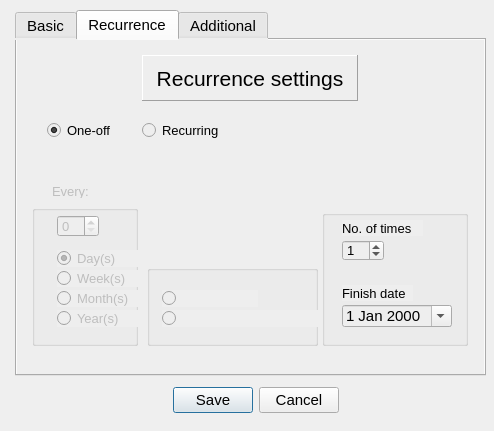
<?xml version="1.0" encoding="UTF-8"?>
<ui version="4.0">
 <class>Dialog</class>
 <widget class="QDialog" name="Dialog">
  <property name="geometry">
   <rect>
    <x>0</x>
    <y>0</y>
    <width>494</width>
    <height>431</height>
   </rect>
  </property>
  <property name="windowTitle">
   <string>Dialog</string>
  </property>
  <widget class="QDialogButtonBox" name="buttonBox">
   <property name="geometry">
    <rect>
     <x>155</x>
     <y>385</y>
     <width>201</width>
     <height>31</height>
    </rect>
   </property>
   <property name="font">
    <font>
     <pointsize>11</pointsize>
    </font>
   </property>
   <property name="orientation">
    <enum>Qt::Horizontal</enum>
   </property>
   <property name="standardButtons">
    <set>QDialogButtonBox::Cancel|QDialogButtonBox::Save</set>
   </property>
   <property name="centerButtons">
    <bool>true</bool>
   </property>
  </widget>
  <widget class="QTabWidget" name="tabWEditEvent">
   <property name="geometry">
    <rect>
     <x>15</x>
     <y>10</y>
     <width>471</width>
     <height>366</height>
    </rect>
   </property>
   <property name="font">
    <font>
     <pointsize>11</pointsize>
    </font>
   </property>
   <property name="autoFillBackground">
    <bool>false</bool>
   </property>
   <property name="styleSheet">
    <string notr="true">background-color:rgb(238, 238, 238)</string>
   </property>
   <property name="currentIndex">
    <number>1</number>
   </property>
   <widget class="QWidget" name="tabBasic">
    <attribute name="title">
     <string>Basic</string>
    </attribute>
    <widget class="QLabel" name="labelNoDays">
     <property name="enabled">
      <bool>false</bool>
     </property>
     <property name="geometry">
      <rect>
       <x>300</x>
       <y>270</y>
       <width>96</width>
       <height>16</height>
      </rect>
     </property>
     <property name="font">
      <font>
       <pointsize>11</pointsize>
      </font>
     </property>
     <property name="text">
      <string>No. of days</string>
     </property>
     <property name="alignment">
      <set>Qt::AlignBottom|Qt::AlignLeading|Qt::AlignLeft</set>
     </property>
    </widget>
    <widget class="QCheckBox" name="checkBoxReminder">
     <property name="geometry">
      <rect>
       <x>109</x>
       <y>265</y>
       <width>86</width>
       <height>26</height>
      </rect>
     </property>
     <property name="font">
      <font>
       <pointsize>11</pointsize>
      </font>
     </property>
     <property name="text">
      <string>Reminder</string>
     </property>
     <property name="tristate">
      <bool>false</bool>
     </property>
    </widget>
    <widget class="QSpinBox" name="spinBoxNoDays">
     <property name="enabled">
      <bool>false</bool>
     </property>
     <property name="geometry">
      <rect>
       <x>210</x>
       <y>265</y>
       <width>81</width>
       <height>22</height>
      </rect>
     </property>
     <property name="font">
      <font>
       <pointsize>12</pointsize>
      </font>
     </property>
     <property name="suffix">
      <string> days</string>
     </property>
     <property name="maximum">
      <number>365</number>
     </property>
    </widget>
    <widget class="QDateEdit" name="dateEditStart">
     <property name="geometry">
      <rect>
       <x>15</x>
       <y>190</y>
       <width>110</width>
       <height>22</height>
      </rect>
     </property>
     <property name="font">
      <font>
       <pointsize>12</pointsize>
      </font>
     </property>
     <property name="calendarPopup">
      <bool>true</bool>
     </property>
    </widget>
    <widget class="QLabel" name="labelCategory">
     <property name="geometry">
      <rect>
       <x>205</x>
       <y>165</y>
       <width>71</width>
       <height>16</height>
      </rect>
     </property>
     <property name="font">
      <font>
       <pointsize>11</pointsize>
      </font>
     </property>
     <property name="text">
      <string>Category</string>
     </property>
    </widget>
    <widget class="QComboBox" name="comboBoxCategory">
     <property name="geometry">
      <rect>
       <x>205</x>
       <y>185</y>
       <width>246</width>
       <height>26</height>
      </rect>
     </property>
     <property name="font">
      <font>
       <pointsize>12</pointsize>
      </font>
     </property>
     <property name="editable">
      <bool>false</bool>
     </property>
     <property name="currentText">
      <string/>
     </property>
    </widget>
    <widget class="QLabel" name="labelStartDate">
     <property name="geometry">
      <rect>
       <x>15</x>
       <y>170</y>
       <width>47</width>
       <height>13</height>
      </rect>
     </property>
     <property name="font">
      <font>
       <pointsize>11</pointsize>
      </font>
     </property>
     <property name="text">
      <string>Date</string>
     </property>
    </widget>
    <widget class="QLabel" name="labelTitle">
     <property name="geometry">
      <rect>
       <x>205</x>
       <y>75</y>
       <width>71</width>
       <height>16</height>
      </rect>
     </property>
     <property name="font">
      <font>
       <pointsize>11</pointsize>
      </font>
     </property>
     <property name="text">
      <string>Event title</string>
     </property>
    </widget>
    <widget class="QLineEdit" name="lineEditTitle">
     <property name="geometry">
      <rect>
       <x>10</x>
       <y>95</y>
       <width>446</width>
       <height>36</height>
      </rect>
     </property>
     <property name="font">
      <font>
       <family>Times New Roman</family>
       <pointsize>16</pointsize>
      </font>
     </property>
     <property name="inputMethodHints">
      <set>Qt::ImhHiddenText</set>
     </property>
     <property name="text">
      <string/>
     </property>
     <property name="alignment">
      <set>Qt::AlignCenter</set>
     </property>
     <property name="placeholderText">
      <string>Title</string>
     </property>
    </widget>
    <widget class="QLabel" name="labelBasic">
     <property name="geometry">
      <rect>
       <x>110</x>
       <y>15</y>
       <width>251</width>
       <height>46</height>
      </rect>
     </property>
     <property name="font">
      <font>
       <pointsize>16</pointsize>
      </font>
     </property>
     <property name="frameShape">
      <enum>QFrame::Panel</enum>
     </property>
     <property name="frameShadow">
      <enum>QFrame::Raised</enum>
     </property>
     <property name="text">
      <string>Event settings</string>
     </property>
     <property name="scaledContents">
      <bool>false</bool>
     </property>
     <property name="alignment">
      <set>Qt::AlignCenter</set>
     </property>
    </widget>
   </widget>
   <widget class="QWidget" name="tabRecurrence">
    <attribute name="title">
     <string>Recurrence</string>
    </attribute>
    <widget class="QLabel" name="labelRecurrence">
     <property name="geometry">
      <rect>
       <x>125</x>
       <y>15</y>
       <width>216</width>
       <height>46</height>
      </rect>
     </property>
     <property name="font">
      <font>
       <pointsize>16</pointsize>
      </font>
     </property>
     <property name="frameShape">
      <enum>QFrame::Panel</enum>
     </property>
     <property name="frameShadow">
      <enum>QFrame::Raised</enum>
     </property>
     <property name="text">
      <string>Recurrence settings</string>
     </property>
     <property name="scaledContents">
      <bool>false</bool>
     </property>
     <property name="alignment">
      <set>Qt::AlignCenter</set>
     </property>
    </widget>
    <widget class="QRadioButton" name="radioButtonOneOff">
     <property name="geometry">
      <rect>
       <x>30</x>
       <y>80</y>
       <width>82</width>
       <height>21</height>
      </rect>
     </property>
     <property name="font">
      <font>
       <pointsize>10</pointsize>
      </font>
     </property>
     <property name="text">
      <string>One-off</string>
     </property>
     <property name="checked">
      <bool>true</bool>
     </property>
    </widget>
    <widget class="QRadioButton" name="radioButtonRecurring">
     <property name="geometry">
      <rect>
       <x>125</x>
       <y>80</y>
       <width>82</width>
       <height>21</height>
      </rect>
     </property>
     <property name="font">
      <font>
       <pointsize>10</pointsize>
      </font>
     </property>
     <property name="text">
      <string>Recurring</string>
     </property>
    </widget>
    <widget class="QGroupBox" name="groupBoxDayOfMonth">
     <property name="enabled">
      <bool>false</bool>
     </property>
     <property name="geometry">
      <rect>
       <x>130</x>
       <y>225</y>
       <width>171</width>
       <height>81</height>
      </rect>
     </property>
     <property name="font">
      <font>
       <pointsize>11</pointsize>
      </font>
     </property>
     <property name="layoutDirection">
      <enum>Qt::LeftToRight</enum>
     </property>
     <property name="autoFillBackground">
      <bool>false</bool>
     </property>
     <property name="title">
      <string/>
     </property>
     <property name="flat">
      <bool>false</bool>
     </property>
     <property name="checkable">
      <bool>false</bool>
     </property>
     <widget class="QRadioButton" name="radioButtonDayOfMonth2">
      <property name="geometry">
       <rect>
        <x>15</x>
        <y>45</y>
        <width>156</width>
        <height>17</height>
       </rect>
      </property>
      <property name="font">
       <font>
        <pointsize>10</pointsize>
       </font>
      </property>
      <property name="text">
       <string/>
      </property>
     </widget>
     <widget class="QRadioButton" name="radioButtonDayOfMonth1">
      <property name="geometry">
       <rect>
        <x>15</x>
        <y>25</y>
        <width>96</width>
        <height>17</height>
       </rect>
      </property>
      <property name="font">
       <font>
        <pointsize>10</pointsize>
       </font>
      </property>
      <property name="text">
       <string/>
      </property>
     </widget>
    </widget>
    <widget class="QGroupBox" name="groupBoxEvery">
     <property name="enabled">
      <bool>false</bool>
     </property>
     <property name="geometry">
      <rect>
       <x>15</x>
       <y>165</y>
       <width>106</width>
       <height>141</height>
      </rect>
     </property>
     <property name="font">
      <font>
       <pointsize>10</pointsize>
      </font>
     </property>
     <property name="title">
      <string/>
     </property>
     <property name="alignment">
      <set>Qt::AlignBottom|Qt::AlignHCenter</set>
     </property>
     <widget class="QRadioButton" name="radioButtonYears">
      <property name="geometry">
       <rect>
        <x>25</x>
        <y>105</y>
        <width>82</width>
        <height>17</height>
       </rect>
      </property>
      <property name="font">
       <font>
        <pointsize>10</pointsize>
       </font>
      </property>
      <property name="text">
       <string>Year(s)</string>
      </property>
     </widget>
     <widget class="QRadioButton" name="radioButtonWeeks">
      <property name="enabled">
       <bool>false</bool>
      </property>
      <property name="geometry">
       <rect>
        <x>25</x>
        <y>65</y>
        <width>82</width>
        <height>17</height>
       </rect>
      </property>
      <property name="font">
       <font>
        <pointsize>10</pointsize>
       </font>
      </property>
      <property name="text">
       <string>Week(s)</string>
      </property>
     </widget>
     <widget class="QRadioButton" name="radioButtonDays">
      <property name="enabled">
       <bool>false</bool>
      </property>
      <property name="geometry">
       <rect>
        <x>25</x>
        <y>45</y>
        <width>82</width>
        <height>17</height>
       </rect>
      </property>
      <property name="font">
       <font>
        <pointsize>10</pointsize>
       </font>
      </property>
      <property name="text">
       <string>Day(s)</string>
      </property>
      <property name="checked">
       <bool>true</bool>
      </property>
     </widget>
     <widget class="QRadioButton" name="radioButtonMonths">
      <property name="geometry">
       <rect>
        <x>25</x>
        <y>85</y>
        <width>82</width>
        <height>17</height>
       </rect>
      </property>
      <property name="font">
       <font>
        <pointsize>10</pointsize>
       </font>
      </property>
      <property name="text">
       <string>Month(s)</string>
      </property>
     </widget>
     <widget class="QSpinBox" name="spinBoxPeriod">
      <property name="geometry">
       <rect>
        <x>25</x>
        <y>10</y>
        <width>42</width>
        <height>22</height>
       </rect>
      </property>
      <property name="font">
       <font>
        <pointsize>10</pointsize>
       </font>
      </property>
      <property name="minimum">
       <number>0</number>
      </property>
      <property name="maximum">
       <number>999</number>
      </property>
      <property name="value">
       <number>0</number>
      </property>
      <property name="displayIntegerBase">
       <number>10</number>
      </property>
     </widget>
    </widget>
    <widget class="QLabel" name="labelEvery">
     <property name="enabled">
      <bool>false</bool>
     </property>
     <property name="geometry">
      <rect>
       <x>35</x>
       <y>145</y>
       <width>47</width>
       <height>13</height>
      </rect>
     </property>
     <property name="font">
      <font>
       <pointsize>10</pointsize>
      </font>
     </property>
     <property name="text">
      <string>Every:</string>
     </property>
    </widget>
    <widget class="QGroupBox" name="groupBoxTimes">
     <property name="enabled">
      <bool>true</bool>
     </property>
     <property name="geometry">
      <rect>
       <x>305</x>
       <y>170</y>
       <width>146</width>
       <height>136</height>
      </rect>
     </property>
     <property name="title">
      <string/>
     </property>
     <property name="alignment">
      <set>Qt::AlignBottom|Qt::AlignLeading|Qt::AlignLeft</set>
     </property>
     <widget class="QDateEdit" name="dateEditFinishDate">
      <property name="enabled">
       <bool>true</bool>
      </property>
      <property name="geometry">
       <rect>
        <x>20</x>
        <y>95</y>
        <width>110</width>
        <height>22</height>
       </rect>
      </property>
      <property name="font">
       <font>
        <pointsize>11</pointsize>
       </font>
      </property>
      <property name="calendarPopup">
       <bool>true</bool>
      </property>
     </widget>
     <widget class="QSpinBox" name="spinBoxNoOfTimes">
      <property name="enabled">
       <bool>true</bool>
      </property>
      <property name="geometry">
       <rect>
        <x>20</x>
        <y>30</y>
        <width>42</width>
        <height>21</height>
       </rect>
      </property>
      <property name="font">
       <font>
        <pointsize>10</pointsize>
       </font>
      </property>
      <property name="minimum">
       <number>0</number>
      </property>
      <property name="maximum">
       <number>999</number>
      </property>
      <property name="value">
       <number>1</number>
      </property>
     </widget>
     <widget class="QLabel" name="labelFinishDate">
      <property name="enabled">
       <bool>true</bool>
      </property>
      <property name="geometry">
       <rect>
        <x>20</x>
        <y>75</y>
        <width>71</width>
        <height>16</height>
       </rect>
      </property>
      <property name="font">
       <font>
        <pointsize>10</pointsize>
       </font>
      </property>
      <property name="text">
       <string>Finish date</string>
      </property>
     </widget>
     <widget class="QLabel" name="labelNoOfTimes">
      <property name="enabled">
       <bool>true</bool>
      </property>
      <property name="geometry">
       <rect>
        <x>20</x>
        <y>10</y>
        <width>81</width>
        <height>16</height>
       </rect>
      </property>
      <property name="font">
       <font>
        <pointsize>10</pointsize>
       </font>
      </property>
      <property name="text">
       <string>No. of times</string>
      </property>
     </widget>
    </widget>
   </widget>
   <widget class="QWidget" name="tabAdditional">
    <attribute name="title">
     <string>Additional</string>
    </attribute>
    <widget class="QLabel" name="label_6">
     <property name="geometry">
      <rect>
       <x>135</x>
       <y>15</y>
       <width>196</width>
       <height>46</height>
      </rect>
     </property>
     <property name="font">
      <font>
       <pointsize>16</pointsize>
      </font>
     </property>
     <property name="frameShape">
      <enum>QFrame::Panel</enum>
     </property>
     <property name="frameShadow">
      <enum>QFrame::Raised</enum>
     </property>
     <property name="text">
      <string>Additional settings</string>
     </property>
     <property name="scaledContents">
      <bool>false</bool>
     </property>
     <property name="alignment">
      <set>Qt::AlignCenter</set>
     </property>
    </widget>
    <widget class="QTextEdit" name="textEditNotes">
     <property name="geometry">
      <rect>
       <x>35</x>
       <y>95</y>
       <width>371</width>
       <height>91</height>
      </rect>
     </property>
     <property name="font">
      <font>
       <pointsize>10</pointsize>
      </font>
     </property>
     <property name="frameShape">
      <enum>QFrame::Panel</enum>
     </property>
     <property name="frameShadow">
      <enum>QFrame::Sunken</enum>
     </property>
     <property name="lineWidth">
      <number>1</number>
     </property>
     <property name="midLineWidth">
      <number>5</number>
     </property>
     <property name="acceptRichText">
      <bool>false</bool>
     </property>
    </widget>
    <widget class="QLabel" name="label">
     <property name="geometry">
      <rect>
       <x>35</x>
       <y>75</y>
       <width>47</width>
       <height>13</height>
      </rect>
     </property>
     <property name="font">
      <font>
       <pointsize>12</pointsize>
      </font>
     </property>
     <property name="text">
      <string>Notes</string>
     </property>
    </widget>
    <widget class="QDateEdit" name="dateEditDob">
     <property name="enabled">
      <bool>false</bool>
     </property>
     <property name="geometry">
      <rect>
       <x>35</x>
       <y>245</y>
       <width>110</width>
       <height>26</height>
      </rect>
     </property>
     <property name="font">
      <font>
       <pointsize>11</pointsize>
      </font>
     </property>
     <property name="calendarPopup">
      <bool>true</bool>
     </property>
     <property name="date">
      <date>
       <year>2000</year>
       <month>1</month>
       <day>1</day>
      </date>
     </property>
    </widget>
    <widget class="QCheckBox" name="checkBoxDOB">
     <property name="geometry">
      <rect>
       <x>35</x>
       <y>215</y>
       <width>70</width>
       <height>17</height>
      </rect>
     </property>
     <property name="text">
      <string>D.O.B.</string>
     </property>
    </widget>
   </widget>
  </widget>
 </widget>
 <resources/>
 <connections/>
</ui>
